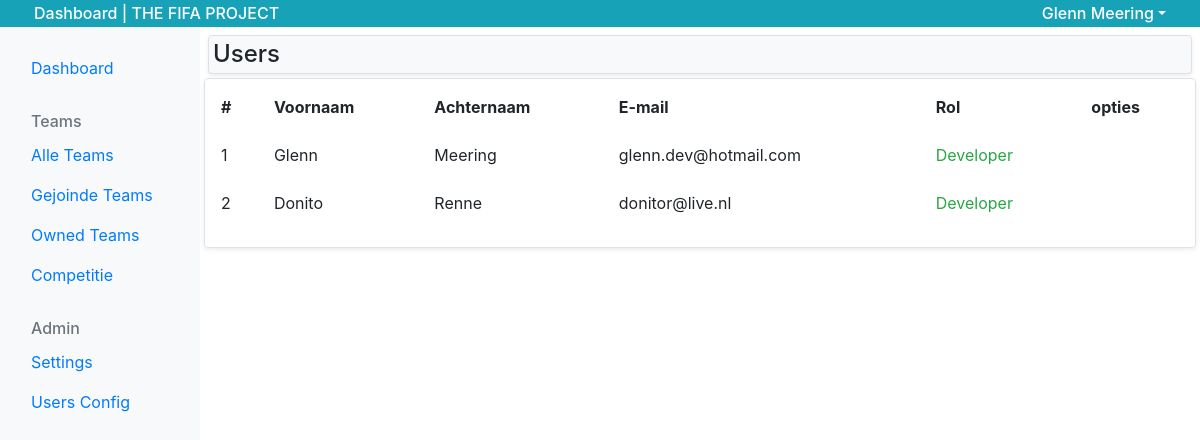
Before: /dashboard/dashboard_admin_user_config.php (signed in) with the older database file.
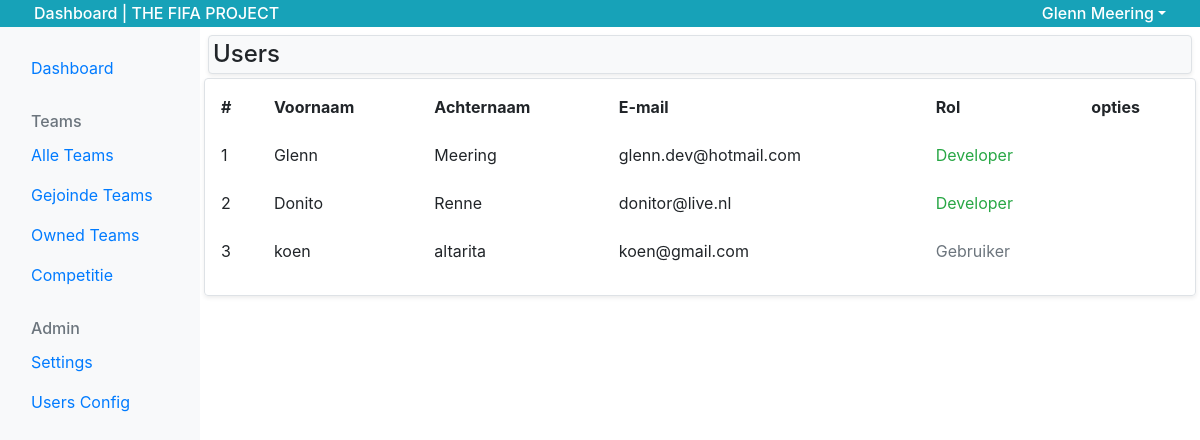
After: the same page with the newer database file.
### tables this page shows
CREATE TABLE `users` (
  `id` int(11) UNSIGNED NOT NULL,
  `firstname` varchar(255) NOT NULL,
  `middlename` varchar(255) DEFAULT NULL,
  `lastname` varchar(255) NOT NULL,
  `email` varchar(255) NOT NULL,
  `password` varchar(255) NOT NULL,
  `administrator` tinyint(1) DEFAULT NULL,
  `dev_admin` tinyint(1) DEFAULT NULL,
  `registers_date` datetime NOT NULL
);

### dashboard/dashboard_admin_user_config.php (the view, shortened to what this page needs)
<?php
require 'dashboard_header.php';
require 'dashboard_navigation.php';
$sql = "SELECT * from `users`";
$query = $db->query($sql);
$users = $query->fetchAll(2);
echo'<div class="row p-1">';
?>
<div class="col-12 p-0">
  <h2 class="h4 p-1 bg-light rounded m-1 border shadow-sm">Users</h2>
</div>
<div class="col-12 p-1 border rounded shadow-sm">
  <table class="table table-hover table-borderless">
    <thead>
      <tr>
        <th scope="col">#</th>
        <th scope="col">Voornaam</th>
        <th scope="col">Achternaam</th>
        <th scope="col">E-mail</th>
        <th scope="col">Rol</th>
        <th scope="col">opties</th>
      </tr>
    </thead>
    <tbody>
      <?php
        $count = 1;
        foreach ($users as $user)
        {
          echo '<tr>';
          echo "<td scope=\"row\">$count</td>";
          echo "<td>{$user['firstname']}</td>";
          echo "<td>{$user['middlename']} {$user['lastname']}</td>";
          echo "<td>{$user['email']}</td>";
          if ($user['dev_admin'] !== null)
          {
            echo "<td class='text-success'>Developer</td>";
          }
          else if ($user['administrator'] !== null)
          {
            echo "<td class='text-danger'>Administrator</td>";
          }
          else
          {
            echo "<td class='text-muted'>Gebruiker</td>";
          }
          echo '</tr>';
          $count++;
        }
      ?>
    </tbody>
  </table>
</div>
<?php
require 'dashboard_footer.php';

Changed rows visible on the page:
added users: firstname "koen", lastname "altarita", email "koen@gmail.com", shows "Gebruiker"
